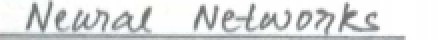
#> input picture Model/pre_process/test.png, 219 x 20 px (shown 2 times larger)
$ python preprocess.py
#> lines starting #> are read from the running program, lines starting #| are printed output that depends on the picture

#binarise
import cv2
import numpy as np
from matplotlib import pyplot as plt
img = cv2.imread(raw_input("enter image\n"),0)
#> the answer given: test.png
#> img: shape (20, 219); min 104, max 255, mean 221
cv2.imwrite('grayscale.jpg',img)

cv2.imwrite('../../assignment/images/MyImage.jpg',img)
img = cv2.adaptiveThreshold(img,255,cv2.ADAPTIVE_THRESH_GAUSSIAN_C,\
            cv2.THRESH_BINARY,11,2)
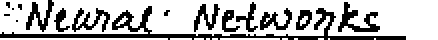
#> img: shape (20, 219) (shown 2 times larger); 72% white; black in thin lines or dots


def compute_skew(image):
    image = cv2.bitwise_not(image)
    height, width = image.shape

    edges = cv2.Canny(image, 150, 200, 3, 5)
    lines = cv2.HoughLinesP(edges, 1, 3.14159/180.00, 100, minLineLength=width / 2.0, maxLineGap=20)
    angle = 0.0
    nlines = lines.size
    for x1, y1, x2, y2 in lines[0]:
        angle += np.arctan2(y2 - y1, x2 - x1)
    return angle / nlines


def deskew(image, angle):
    image = cv2.bitwise_not(image)
    non_zero_pixels = cv2.findNonZero(image)
    center, wh, theta = cv2.minAreaRect(non_zero_pixels)

    root_mat = cv2.getRotationMatrix2D(center, angle, 1)
    rows, cols = image.shape
    rotated = cv2.warpAffine(image, root_mat, (cols, rows), flags=cv2.INTER_CUBIC)

    return cv2.getRectSubPix(rotated, (cols, rows), center)


# img = cv2.medianBlur(img,5)
cv2.imwrite('adaptive_guassian.jpg',img)
# [10 lines of commented-out code are left out]

plt.show()
